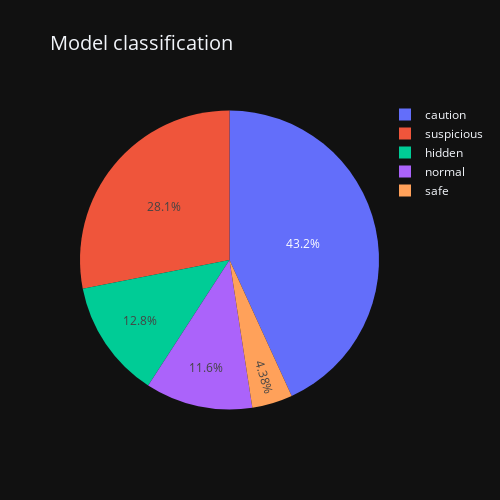

The code cell stored with this chart in its notebook:
### Code cell
plot_pie(prediction, title="Model classification", col='Label')

### Figure 1 — Plotly figure (JSON) as saved in the notebook; plotly's stock layout.template omitted (floating-point values rounded to 4 significant figures)
{"data": [{"domain": {"x": [0, 1], "y": [0, 1]}, "hovertemplate": "label=%{label}<br>Label=%{value}<extra></extra>", "labels": ["safe", "normal", "hidden", "caution", "suspicious"], "legendgroup": "", "name": "", "showlegend": true, "type": "pie", "values": [779, 2063, 2272, 7678, 4992]}], "layout": {"autosize": false, "height": 500, "legend": {"tracegroupgap": 0}, "title": {"font": {"size": 20}, "text": "Model classification", "x": 0.1}, "width": 500}}
